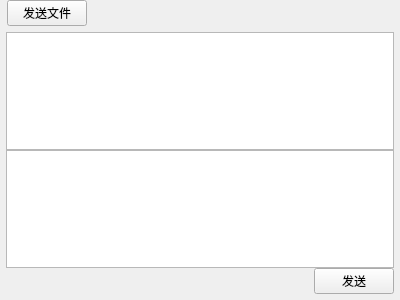
<?xml version="1.0" encoding="UTF-8"?>
<ui version="4.0">
 <class>SkpChatMainWidget</class>
 <widget class="QWidget" name="SkpChatMainWidget">
  <property name="geometry">
   <rect>
    <x>0</x>
    <y>0</y>
    <width>400</width>
    <height>300</height>
   </rect>
  </property>
  <property name="windowTitle">
   <string>Form</string>
  </property>
  <layout class="QVBoxLayout" name="verticalLayout_2">
   <property name="spacing">
    <number>0</number>
   </property>
   <property name="leftMargin">
    <number>0</number>
   </property>
   <property name="topMargin">
    <number>0</number>
   </property>
   <property name="rightMargin">
    <number>0</number>
   </property>
   <property name="bottomMargin">
    <number>0</number>
   </property>
   <item>
    <layout class="QHBoxLayout" name="horizontalLayout_2">
     <property name="spacing">
      <number>0</number>
     </property>
     <item>
      <widget class="QLabel" name="name_label">
       <property name="text">
        <string/>
       </property>
      </widget>
     </item>
     <item>
      <widget class="QPushButton" name="senderFile_pushButton">
       <property name="text">
        <string>发送文件</string>
       </property>
      </widget>
     </item>
     <item>
      <spacer name="horizontalSpacer_2">
       <property name="orientation">
        <enum>Qt::Horizontal</enum>
       </property>
       <property name="sizeHint" stdset="0">
        <size>
         <width>40</width>
         <height>20</height>
        </size>
       </property>
      </spacer>
     </item>
    </layout>
   </item>
   <item>
    <layout class="QHBoxLayout" name="horizontalLayout_3">
     <property name="spacing">
      <number>0</number>
     </property>
     <item>
      <layout class="QVBoxLayout" name="verticalLayout">
       <property name="spacing">
        <number>0</number>
       </property>
       <property name="leftMargin">
        <number>6</number>
       </property>
       <property name="topMargin">
        <number>6</number>
       </property>
       <property name="rightMargin">
        <number>6</number>
       </property>
       <property name="bottomMargin">
        <number>6</number>
       </property>
       <item>
        <widget class="SkpTextEdit" name="chat_textEdit"/>
       </item>
       <item>
        <widget class="QTextEdit" name="chating_textEdit"/>
       </item>
       <item>
        <layout class="QHBoxLayout" name="horizontalLayout">
         <property name="spacing">
          <number>0</number>
         </property>
         <item>
          <widget class="QLabel" name="number_label">
           <property name="text">
            <string/>
           </property>
          </widget>
         </item>
         <item>
          <spacer name="horizontalSpacer">
           <property name="orientation">
            <enum>Qt::Horizontal</enum>
           </property>
           <property name="sizeHint" stdset="0">
            <size>
             <width>40</width>
             <height>20</height>
            </size>
           </property>
          </spacer>
         </item>
         <item>
          <widget class="QPushButton" name="sender_pushButton">
           <property name="text">
            <string>发送</string>
           </property>
          </widget>
         </item>
        </layout>
       </item>
      </layout>
     </item>
     <item>
      <widget class="SkpTransferFileWidget" name="transferFile_widget" native="true"/>
     </item>
    </layout>
   </item>
  </layout>
 </widget>
 <customwidgets>
  <customwidget>
   <class>SkpTransferFileWidget</class>
   <extends>QWidget</extends>
   <header>skp_transfer_file_widget.h</header>
   <container>1</container>
  </customwidget>
  <customwidget>
   <class>SkpTextEdit</class>
   <extends>QTextEdit</extends>
   <header>skp_text_edit.h</header>
  </customwidget>
 </customwidgets>
 <resources/>
 <connections/>
</ui>
